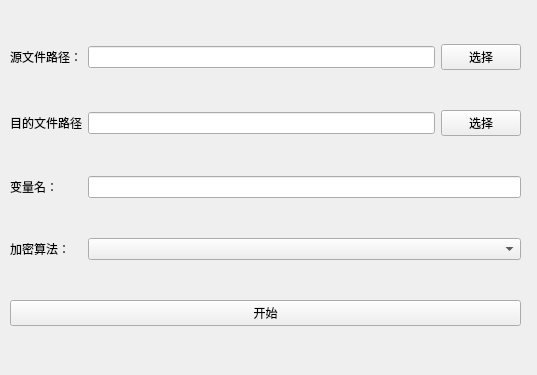
<?xml version="1.0" encoding="UTF-8"?>
<ui version="4.0">
 <class>file_to_array</class>
 <widget class="QWidget" name="file_to_array">
  <property name="geometry">
   <rect>
    <x>0</x>
    <y>0</y>
    <width>537</width>
    <height>375</height>
   </rect>
  </property>
  <property name="windowTitle">
   <string>Form</string>
  </property>
  <widget class="QWidget" name="verticalLayoutWidget">
   <property name="geometry">
    <rect>
     <x>10</x>
     <y>10</y>
     <width>511</width>
     <height>351</height>
    </rect>
   </property>
   <layout class="QVBoxLayout" name="verticalLayout">
    <item>
     <layout class="QHBoxLayout" name="horizontalLayout">
      <item>
       <widget class="QLabel" name="label">
        <property name="minimumSize">
         <size>
          <width>72</width>
          <height>0</height>
         </size>
        </property>
        <property name="maximumSize">
         <size>
          <width>72</width>
          <height>16777215</height>
         </size>
        </property>
        <property name="text">
         <string>源文件路径：</string>
        </property>
       </widget>
      </item>
      <item>
       <widget class="QLineEdit" name="line_edit_src_file"/>
      </item>
      <item>
       <widget class="QPushButton" name="push_button_choose_src">
        <property name="text">
         <string>选择</string>
        </property>
       </widget>
      </item>
     </layout>
    </item>
    <item>
     <layout class="QHBoxLayout" name="horizontalLayout_2">
      <item>
       <widget class="QLabel" name="label_2">
        <property name="minimumSize">
         <size>
          <width>72</width>
          <height>0</height>
         </size>
        </property>
        <property name="maximumSize">
         <size>
          <width>72</width>
          <height>16777215</height>
         </size>
        </property>
        <property name="text">
         <string>目的文件路径：</string>
        </property>
       </widget>
      </item>
      <item>
       <widget class="QLineEdit" name="line_edit_dst_file"/>
      </item>
      <item>
       <widget class="QPushButton" name="push_button_choose_dst">
        <property name="text">
         <string>选择</string>
        </property>
       </widget>
      </item>
     </layout>
    </item>
    <item>
     <layout class="QHBoxLayout" name="horizontalLayout_4">
      <item>
       <widget class="QLabel" name="label_3">
        <property name="minimumSize">
         <size>
          <width>72</width>
          <height>0</height>
         </size>
        </property>
        <property name="maximumSize">
         <size>
          <width>72</width>
          <height>16777215</height>
         </size>
        </property>
        <property name="text">
         <string>变量名：</string>
        </property>
       </widget>
      </item>
      <item>
       <widget class="QLineEdit" name="line_edit_param_name"/>
      </item>
     </layout>
    </item>
    <item>
     <layout class="QHBoxLayout" name="horizontalLayout_5">
      <item>
       <widget class="QLabel" name="label_4">
        <property name="minimumSize">
         <size>
          <width>72</width>
          <height>0</height>
         </size>
        </property>
        <property name="maximumSize">
         <size>
          <width>72</width>
          <height>16777215</height>
         </size>
        </property>
        <property name="text">
         <string>加密算法：</string>
        </property>
       </widget>
      </item>
      <item>
       <widget class="QComboBox" name="combo_box_encrypt_algorithm"/>
      </item>
     </layout>
    </item>
    <item>
     <layout class="QHBoxLayout" name="horizontalLayout_6">
      <item>
       <widget class="QPushButton" name="push_button_start">
        <property name="text">
         <string>开始</string>
        </property>
       </widget>
      </item>
     </layout>
    </item>
   </layout>
  </widget>
 </widget>
 <resources/>
 <connections/>
</ui>
